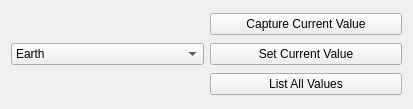
<?xml version="1.0" encoding="UTF-8"?>
<ui version="4.0">
 <class>Widget</class>
 <widget class="QWidget" name="Widget">
  <property name="geometry">
   <rect>
    <x>0</x>
    <y>0</y>
    <width>413</width>
    <height>109</height>
   </rect>
  </property>
  <property name="windowTitle">
   <string>Widget</string>
  </property>
  <layout class="QHBoxLayout" name="horizontalLayout">
   <item>
    <widget class="QComboBox" name="comboBox">
     <item>
      <property name="text">
       <string>Earth</string>
      </property>
     </item>
     <item>
      <property name="text">
       <string>Venus</string>
      </property>
     </item>
     <item>
      <property name="text">
       <string>Saturn</string>
      </property>
     </item>
     <item>
      <property name="text">
       <string>Pluton</string>
      </property>
     </item>
    </widget>
   </item>
   <item>
    <layout class="QVBoxLayout" name="verticalLayout">
     <item>
      <widget class="QPushButton" name="captureButton">
       <property name="text">
        <string>Capture Current Value</string>
       </property>
      </widget>
     </item>
     <item>
      <widget class="QPushButton" name="setButton">
       <property name="text">
        <string>Set Current Value</string>
       </property>
      </widget>
     </item>
     <item>
      <widget class="QPushButton" name="listButton">
       <property name="text">
        <string>List All Values</string>
       </property>
      </widget>
     </item>
    </layout>
   </item>
  </layout>
 </widget>
 <resources/>
 <connections/>
</ui>
